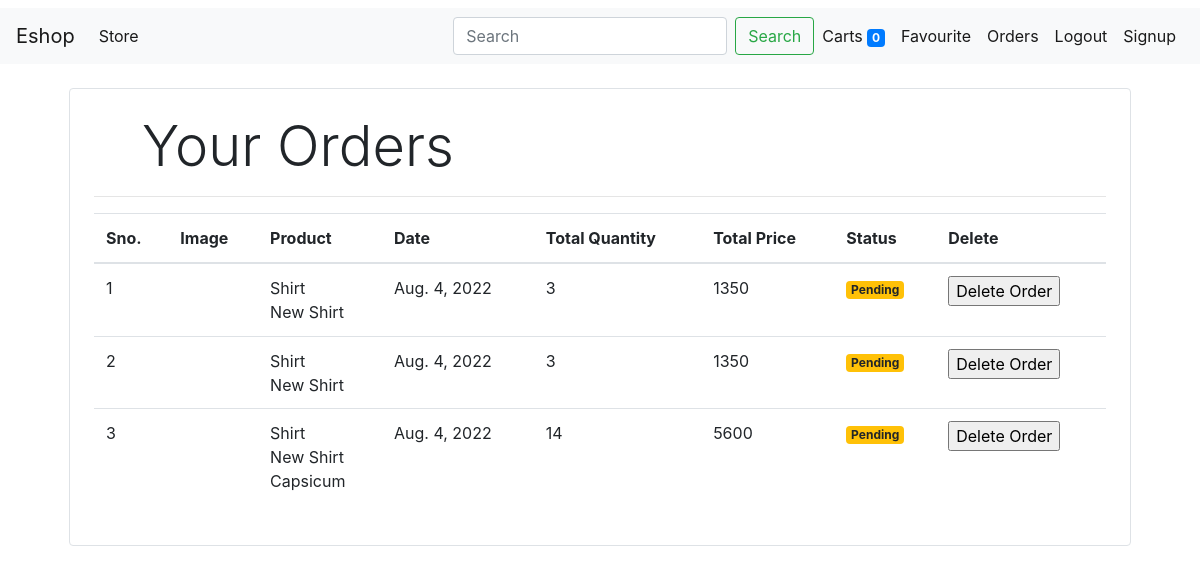
Before: /orders (signed in) with the older database file.
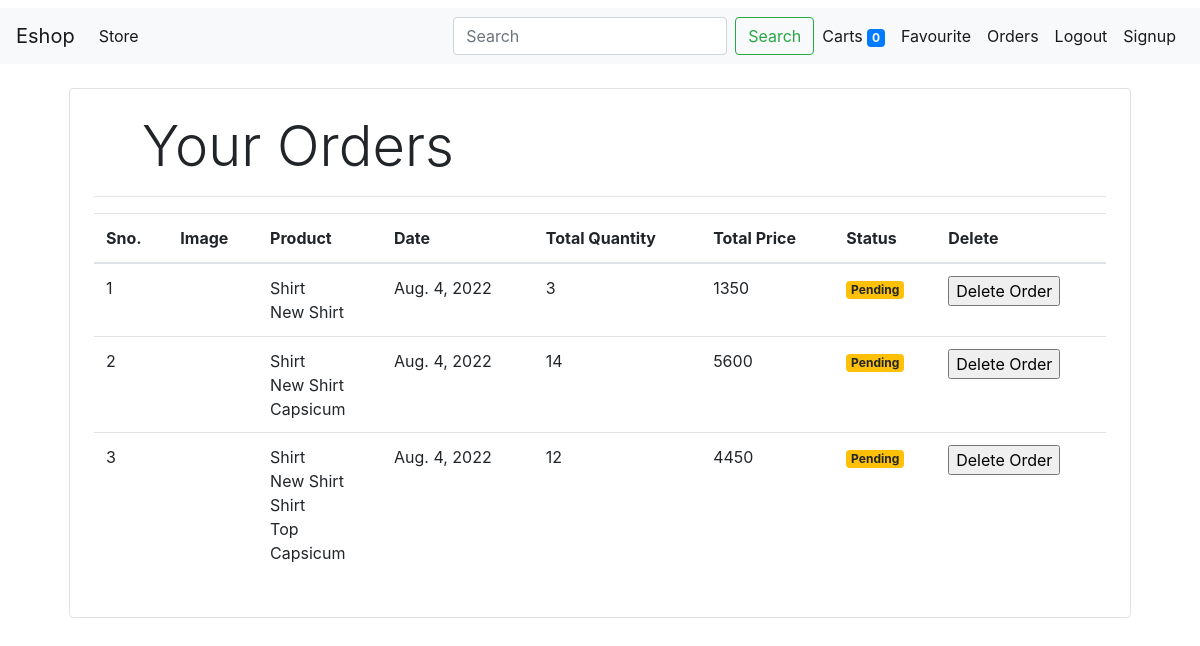
After: the same page with the newer database file.
### store/models/order.py (models this page shows, shortened)
class Order(models.Model):
    product= models.ManyToManyField(Product, blank=True)
    customer = models.ForeignKey(Customer,
                                 on_delete=models.CASCADE)
    quantity = models.IntegerField(default=1)
    price = models.IntegerField()
    address = models.CharField(max_length=50, default='', blank=True)
    phone = models.CharField(max_length=50, default='', blank=True)
    date = models.DateField(default=datetime.datetime.today)
    status = models.BooleanField(default=False)
    @staticmethod
    def get_orders_by_customer_id(customer_id):
        return Order.objects.filter(customer=customer_id).order_by('-date')

### store/models/products.py (models this page shows, shortened)
class Product(models.Model):
    name=models.CharField(max_length=50)
    price=models.IntegerField(default=0)
    category=models.ForeignKey(Category, on_delete=models.CASCADE, default=1, null=True, blank=True)
    description=models.CharField(max_length=200, default='')
    image=models.ImageField(upload_to='upload/products/', default="default.jpg")

### store/views/orders.py (the view)
# urls.py: path('orders', Orders.as_view(), name='orders'),
class Orders(View):
    def get(self, request):
        try:
            del_order=request.GET["del_order"]
            if del_order:
                dell=Order.objects.filter(id=del_order)
                print(dell)
                dell.delete()
        except:
            pass
        customer=request.session.get('customer')
        orders=Order.get_orders_by_customer_id(customer).order_by('-date')
        return render(request, 'orders.html', {'orders':orders})

### store/templatetags/cart.py (called while the page is built)
@register.filter(name='total_cart')
def total_cart(cart):
    return sum([i for i in cart])

@register.filter(name='currency')
def currency(number):
    return 'Rs ' + str(number)

@register.filter(name='multiply')
def multiply(number, number1):
    return number*number1

### store/templates/orders.html (shortened to what this page needs)
{% extends 'base.html'%}
{% block content%}
{% load cart %}
<div class="container">
  <div class="border rounded p-4 m-4">
    <p class="display-4 pl-4 ml-4">Your Orders</p>
    <hr>
    <table class="table">
      <thead>
        <tr>
          <th>Sno.</th>
          <th>Image</th>
          <th>Product</th>
          <th>Date</th>
          <th>Total Quantity</th>
          <th>Total Price</th>
          <th>Status</th>
          <th>Delete</th>
        </tr>
      </thead>
      <tbodys>
        {% for order in orders %}
        <tr>
          <td>{{ forloop.counter}}</td>
          <td> <img style="height:80px;" class='rounded-circle' src="{{order.product.image.url}}" alt=""></td>
          <td>
            {%for i in order.product.all%}
            {{i.name}}<br>
            {% endfor%}
          </td>
          <td>{{order.date}}</td>
          <td> {{order.quantity}}</td>
          <td> {{order.price}}</td>
          {% if order.status%}
          <td><small class="badge badge-success">Completed</small></td>
          {% else%}
          <td><small class="badge badge-warning">Pending</small></td>
          <td>
            <form action="" method="GET">
              <input type="submit" value="Delete Order">
            </form>
          </td>
          {%endif%}
        </tr>
        <tr>
          {% endfor %}
    </table>
  </div>
</div>
{% endblock%}

Changed rows visible on the page:
removed Order: date "Aug. 4, 2022", quantity "3", price "1350", Product (name "Shirt"), Product (name "New Shirt")
added Order: date "Aug. 4, 2022", quantity "12", price "4450", Product (name "Shirt"), Product (name "New Shirt"), Product (name "Capsicum")
now on this page (row unchanged): Product: name "Shirt", shown under "Aug. 4, 2022"
now on this page (row unchanged): Product: name "Top", shown under "Aug. 4, 2022"
